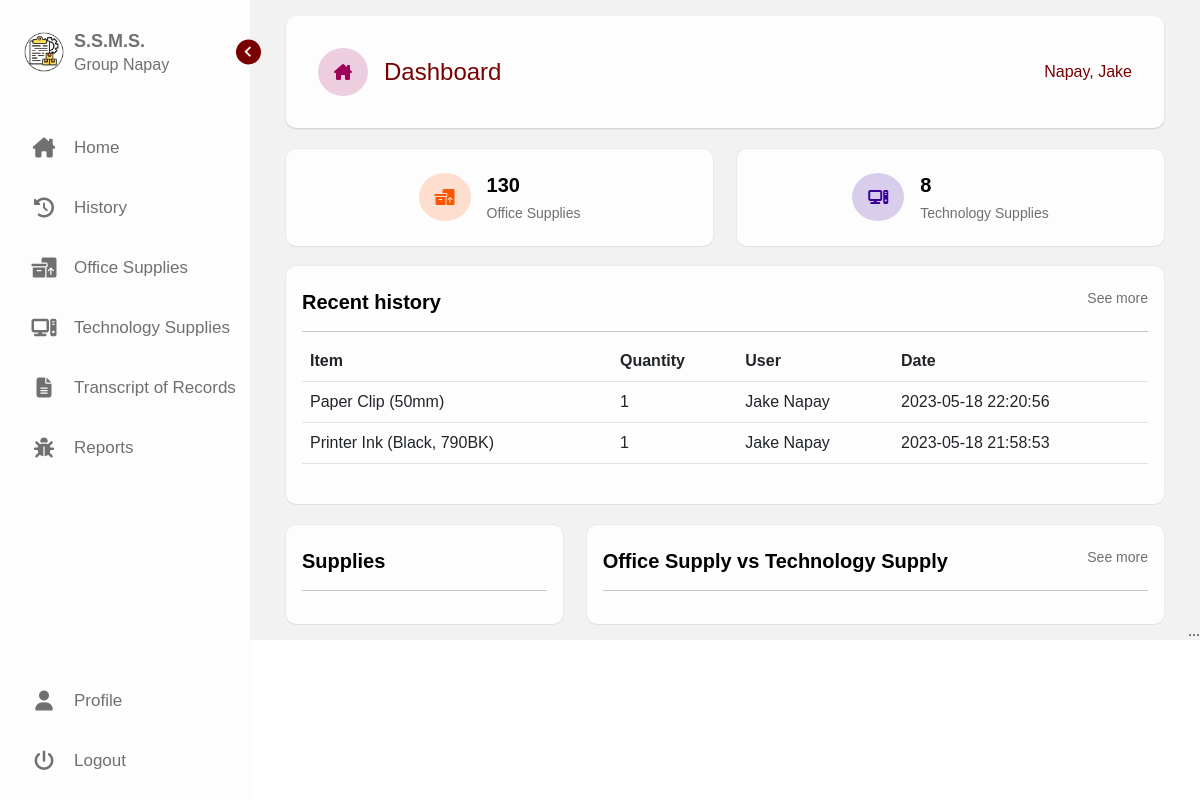
The page /home.php (signed in) on the database its author committed.
### tables this page shows
CREATE TABLE `users` (
  `user_id` int(11) NOT NULL,
  `user_firstname` varchar(255) NOT NULL,
  `user_lastname` varchar(255) NOT NULL,
  `user_password` varchar(255) NOT NULL,
  `user_email` varchar(255) NOT NULL,
  `user_img` varchar(255) NOT NULL,
  `user_category` enum('user','admin') NOT NULL,
  `user_status` varchar(255) NOT NULL,
  `user_date` datetime NOT NULL,
  `modified_by` int(11) DEFAULT NULL,
  `date_last_modified` datetime NOT NULL,
  `code` varchar(11) NOT NULL
);

CREATE TABLE `history` (
  `history_id` int(11) NOT NULL,
  `os_id` int(11) DEFAULT NULL,
  `ts_id` int(11) DEFAULT NULL,
  `history_quantity` int(11) NOT NULL,
  `user_id` int(11) NOT NULL,
  `status` varchar(255) NOT NULL,
  `modified_by` int(11) DEFAULT NULL,
  `history_date` datetime NOT NULL
);

### home.php (the view, shortened to what this page needs)
<!DOCTYPE html>
<html lang="en">
<head>
    <link rel="stylesheet" href="assets/css/style.css?v=<?php echo time(); ?>">
    <link rel="stylesheet" href="assets/css/style1.css?v=<?php echo time(); ?>">
    <link rel="stylesheet" href="assets/css/index.css?v=<?php echo time(); ?>">
    <link rel="stylesheet" href="https://cdnjs.cloudflare.com/ajax/libs/font-awesome/6.2.1/css/all.min.css" />
    <link href='https://unpkg.com/boxicons@2.1.1/css/boxicons.min.css' rel='stylesheet'>
    <link rel="stylesheet" href="https://cdn.jsdelivr.net/npm/bootstrap@5.2.3/dist/css/bootstrap.min.css">
</head>
<body>
    <?php include 'nav.php';
    include 'includes/config.inc.php';
    $id = $_SESSION['id'];
    $sql = "SELECT * FROM users WHERE user_id=$id LIMIT 1";
    $result = mysqli_query($conn, $sql);
    if (mysqli_num_rows($result) > 0) {
        while ($row = mysqli_fetch_assoc($result)) {
            $id = $row['user_id'];
            $fn = $row['user_firstname'];
            $ln = $row['user_lastname'];
        }
    } else {
        echo "0 results";
    } ?>
    <section class="home">
        <div class="container mt-3 mb-3">
            <div class="row">
                <div class="col-sm-12 col-md-12 col-lg-12">
                    <div class="header">
                        <div class="header-content">
                            <div class="d-flex flex-row align-items-center">
                                <i class="fa-solid fa-house-chimney icon dbicon"></i>
                                <p class="header-title text">Dashboard</p>
                            </div>
                            <p id="path"><a href="profile.php"><?php echo $ln . ', ' . $fn; ?></a></p>
                        </div>
                    </div>
                </div>
                <div class="col-12 col-sm-6 col-md-6 col-lg-6">
                    <a style="text-decoration: none" href="officeSupplies.php" class="dashboard-link">
                        <div class="box-content">
                            <i class="fa-solid fa-boxes-packing icon"></i>
                            <span>
                                <?php
                                $result = $conn->query("SELECT COUNT(*) FROM office_supplies");
                                if ($result = $result->fetch_assoc()) {
                                ?>
                                    <h3 class="amount"><strong><?php echo implode($result); ?></strong></h3>
                                <?php } ?>
                                <p class="category ellipsis">Office Supplies</p>
                            </span>
                        </div>
                    </a>
                </div>
                <div class="col-12 col-sm-6 col-md-6 col-lg-6">
                    <a style="text-decoration: none" href="technologySupplies.php" class="dashboard-link">
                        <div class="box-content">
                            <i class="fa-solid fa-computer icon"></i>
                            <span>
                                <?php
                                $result = $conn->query("SELECT COUNT(*) FROM technology_supplies");
                                if ($result = $result->fetch_assoc()) {
                                ?>
                                    <h3 class="amount"><strong><?php echo implode($result); ?></strong></h3>
                                <?php } ?>
                                <p class="category ellipsis">Technology Supplies</p>
                            </span>
                        </div>
                    </a>
                </div>
                <div class="col-12 col-sm-12 col-md-12 col-lg-12">
                    <div class="large-content">
                        <span class="d-flex justify-content-between">
                            <h3 class="amount"><strong>Recent history</strong></h3>
                            <p class="category ellipsis" id="month-details"><a href="history.php">See more</a></p>
                        </span>
                        <hr>
                        <div class="table-responsive">
                            <table class="table table-hover">
                                <thead>
                                    <tr>
                                        <th scope="col">Item</th>
                                        <th scope="col">Quantity</th>
                                        <th scope="col">User</th>
                                        <th scope="col">Date</th>
                                    </tr>
                                </thead>
                                <tbody>
                                    <?php
                                    $sql = "SELECT COALESCE(os.os_name, CONCAT(ts.ts_name, ' ', ts.ts_model)) as Item, h.history_quantity as Quantity, CONCAT(u.user_firstname, ' ', u.user_lastname) as User, h.history_date as Date FROM history as h LEFT JOIN office_supplies as os on h.os_id=os.os_id LEFT JOIN technology_supplies as ts on h.ts_id=ts.ts_id LEFT JOIN users as u on h.user_id=u.user_id WHERE h.user_id=$id ORDER BY h.history_date DESC LIMIT 3;";
                                    $result = $conn->query($sql);
                                    if ($result->num_rows > 0) {
                                        while ($row = $result->fetch_assoc()) {
                                            $item = $row['Item'];
                                            $qty = $row['Quantity'];
                                            $user = $row['User'];
                                            $date = $row['Date'];
                                    ?>
                                            <tr>
                                                <td><?php echo $item; ?></td>
                                                <td><?php echo $qty; ?></td>
                                                <td><?php echo $user; ?></td>
                                                <td><?php echo $date; ?></td>
                                            </tr>
                                    <?php
                                        }
                                    } else {
                                        echo '<tr><td>No data found</td></tr>';
                                    }
                                    ?>
                                </tbody>
                            </table>
                        </div>
                    </div>
                </div>
                <div class="col-12 col-sm-12 col-md-4 col-lg-4">
                    <div class="large-content">
                        <span class="d-flex justify-content-between">
                            <h3 class="amount"><strong>Supplies</strong></h3>
                        </span>
                        <hr>
                    </div>
                </div>
                <div class="col-12 col-sm-12 col-md-12 col-lg-8">
                    <div class="large-content">
                        <span class="d-flex justify-content-between">
                            <h3 class="amount"><strong>Office Supply vs Technology Supply</strong></h3>
                            <p class="category ellipsis" id="month-details"><a href="notifications.php">See more</a></p>
                        </span>
                        <hr>
                    </div>
                </div>
    </section>
</body>
</html>

### assets/css/style.css (style rules this page uses)
* { margin: 0; padding: 0; box-sizing: border-box; font-family: 'Helvetica', sans-serif; }
:root { --body-color: #f2f2f2; --sidebar-color: #fdfdfd; --primary-color: #780000; --primary-color-light: #fdfdfd; --toggle-color: #DDD; --text-color: #707070; --tran-03: all 0.2s ease; --tran-03: all 0.3s ease; --tran-04: all 0.3s ease; --tran-05: all 0.3s ease; }
body { min-height: 100vh; background-color: var(--body-color); transition: var(--tran-05); }
.home { position: absolute; top: 0; top: 0; left: 250px; width: calc(100% - 250px); background-color: var(--body-color); transition: var(--tran-05); }
.home .text { color: var(--text-color); }
.home { padding: 0rem 1.5rem; }
.home .header-title { font-size: 1.5rem; margin: unset; padding: unset; color: var(--primary-color); }
.home p { margin: unset; }
.home a { color: unset; text-decoration: unset; }
#path { color: var(--primary-color); }
.header { padding: 1rem 1rem; background-color: var(--sidebar-color); box-shadow: rgba(0, 0, 0, 0.16) 0px 1px 2px; border-radius: 10px; }
@media screen and (min-width: 768px) { .header-content { padding: 1rem 1rem; display: flex; justify-content: space-between; align-items: center; } }
@media screen and (min-width: 990px) { .header-content { padding: 1rem 1rem; display: flex; justify-content: space-between; align-items: center; } }

### assets/css/style1.css (style rules this page uses)
.box-content { display: flex; justify-content: center; align-items: center; background-color: var(--sidebar-color); border-radius: 10px; padding: 1.5rem 1rem; box-shadow: rgba(9, 30, 66, 0.05) 0px 1px 1px, rgba(9, 30, 66, 0.03) 0px 0px 1px 1px; transition: var(--tran-05); margin-top: 1.3rem; }
.amount { font-size: 20px; color: #000; }
.category { font-size: 14px; color: var(--text-color); }
.ellipsis { max-height: 2em; overflow: hidden; text-overflow: ellipsis; display: -webkit-box; -webkit-line-clamp: 1; -webkit-box-orient: vertical; line-height: 1.2em; }
.ellipsis:after { content: "..."; position: absolute; right: 0; bottom: 0; }
.home .icon { padding: 1rem; margin-right: 1rem; border-radius: 100%; }
.dbicon { padding: 1rem; margin-right: 1rem; border-radius: 100%; }
.home .fa-boxes-packing { color: #FF5400; background-color: #FF540030; }
.home .fa-computer { color: #390099; background-color: #39009930; }
.home .fa-users, .dbicon { color: #9E0059; background-color: #9E005930; }
.large-content { background-color: var(--sidebar-color); border-radius: 10px; padding: 1.5rem 1rem; box-shadow: rgba(9, 30, 66, 0.05) 0px 1px 1px, rgba(9, 30, 66, 0.03) 0px 0px 1px 1px; transition: var(--tran-05); margin-top: 1.3rem; }
.home #month-details { display: none; }
.home hr { margin: 9px 0; }
@media screen and (min-width: 768px) { .home #month-details { display: block; } }
@media screen and (min-width: 990px) { .home #month-details { display: block; } }

### rows shown on the page
users: user_lastname "Napay", user_firstname "Jake"
history: item "Paper Clip (50mm)", history_quantity "1", user "Jake Napay", history_date "2023-05-18 22:20:56"
history: item "Printer Ink (Black, 790BK)", history_quantity "1", user "Jake Napay", history_date "2023-05-18 21:58:53"

### other values the page prints
implode($result) "130"
implode($result) "8"
